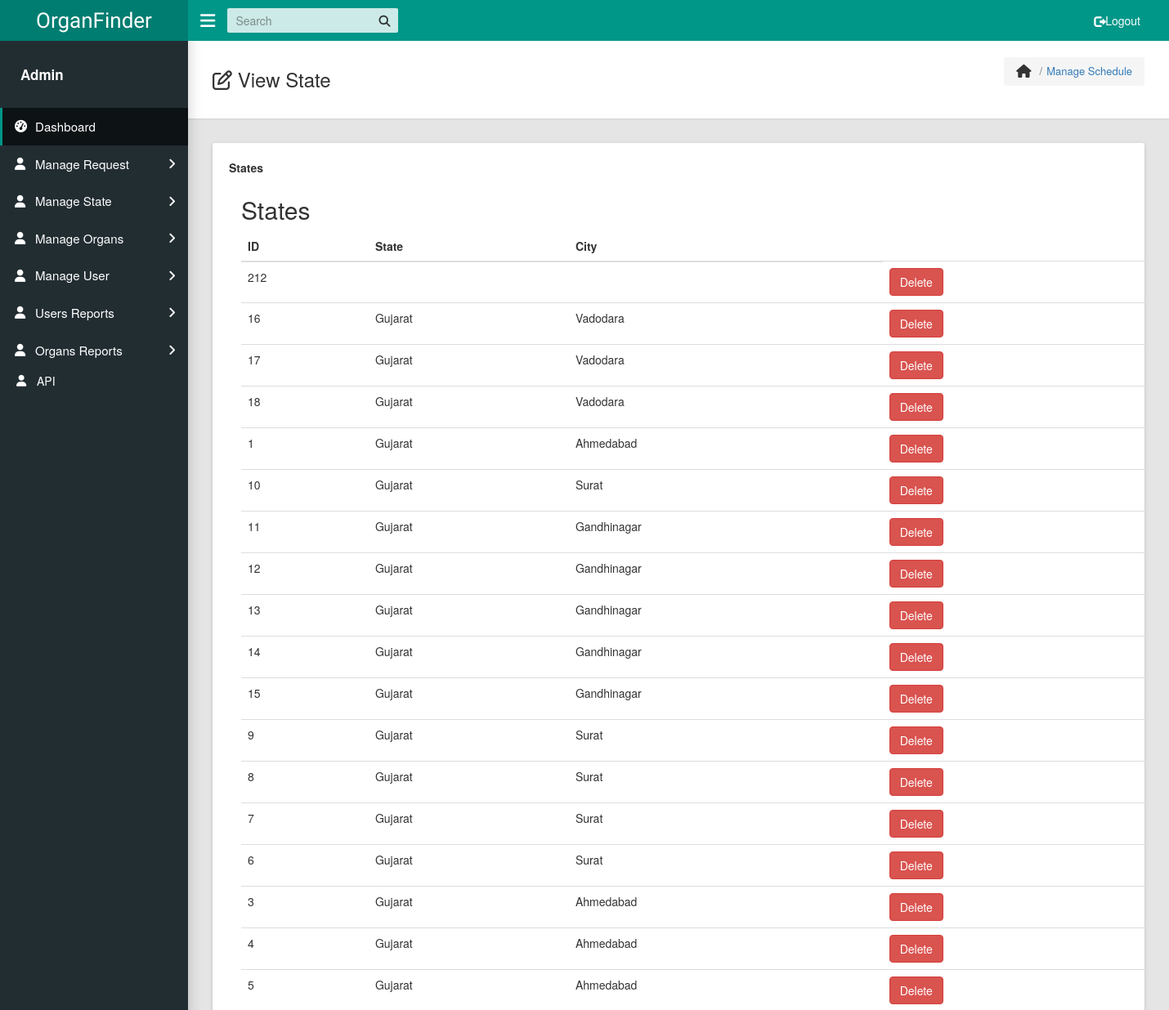
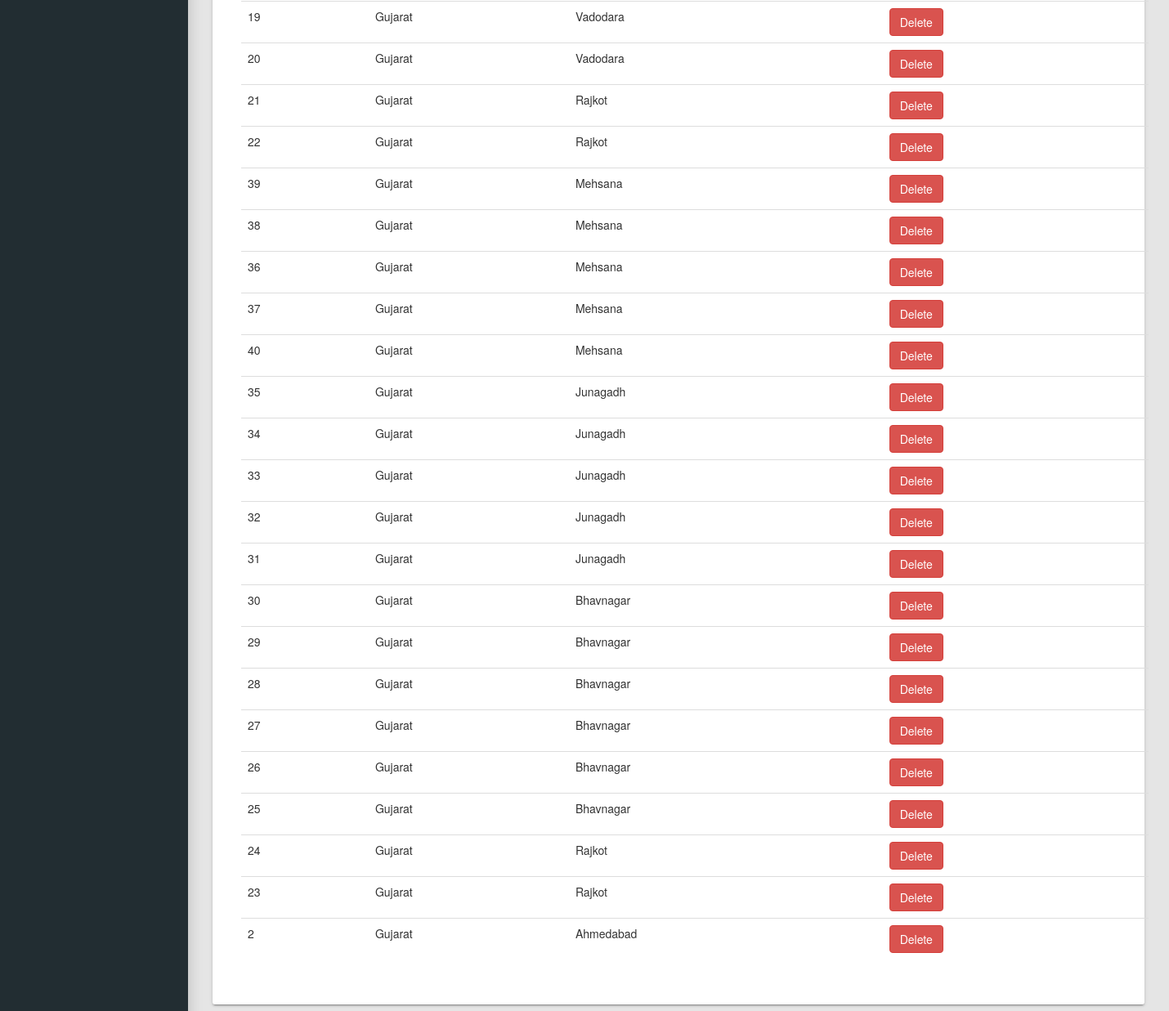
The page /viewstate.php on the database its author committed (2 pictures, top to bottom).
### tables this page shows
CREATE TABLE `donorreg` (
  `id` int(11) NOT NULL,
  `d_name` varchar(50) NOT NULL,
  `d_email` varchar(50) NOT NULL,
  `d_pass` varchar(50) NOT NULL,
  `d_dob` varchar(50) NOT NULL,
  `d_gender` varchar(50) NOT NULL,
  `d_bloodgroup` varchar(50) NOT NULL,
  `d_disease` varchar(100) NOT NULL,
  `d_state` varchar(100) NOT NULL,
  `d_category` varchar(150) NOT NULL,
  `d_city` varchar(100) NOT NULL,
  `d_contact` varchar(100) NOT NULL
);

### viewstate.php (the view, shortened to what this page needs)
<?php
include "config.php";
$sql = "SELECT * FROM donorreg";
$result = $conn->query($sql);?>
<!DOCTYPE html>
<html lang="en">
<head>
    <link rel="stylesheet" type="text/css" href="css/main.css">
	<link rel="stylesheet" href="https://maxcdn.bootstrapcdn.com/bootstrap/3.4.0/css/bootstrap.min.css">
    <link rel="stylesheet" type="text/css" href="../../maxcdn.bootstrapcdn.com/font-awesome/4.7.0/css/font-awesome.min.css">
  </head>
  <body class="app sidebar-mini rtl">
    <header class="app-header"><a class="app-header__logo" href="dashboard.html">OrganFinder</a>
      <a class="app-sidebar__toggle" href="#" data-toggle="sidebar" aria-label="Hide Sidebar"></a>
      <ul class="app-nav">
        <li class="app-search">
          <input class="app-search__input" type="search" placeholder="Search">
          <button class="app-search__button"><i class="fa fa-search"></i></button>
        </li>
    			<li class="app-nav">
				<a class="treeview-item" href="logout.php"><i class="glyphicon glyphicon-log-out"></i> Logout</a>
				</li>
    </header>
    <aside class="app-sidebar">
      <div class="app-sidebar__user"><img class="app-sidebar__user-avatar" src="admin.png" alt="">
        <div>
          <p class="app-sidebar__user-name"><b>Admin</b></p>
        </div>
      </div>
      <ul class="app-menu">
        <li><a class="app-menu__item active" href="dashboard.php"><i class="app-menu__icon fa fa-dashboard"></i><span class="app-menu__label">Dashboard</span></a></li>
	<li class="treeview"><a class="app-menu__item" href="#" data-toggle="treeview"><i class="app-menu__icon fa fa-user">
      </i><span class="app-menu__label">Manage Request</span><i class="treeview-indicator fa fa-angle-right"></i></a>
        </li>
        <li class="treeview"><a class="app-menu__item" href="viewstate.php" data-toggle="treeview"><i class="app-menu__icon fa fa-user"></i><span class="app-menu__label">Manage State</span><i class="treeview-indicator fa fa-angle-right"></i></a>
        </li>
       <li class="treeview"><a class="app-menu__item" href="#" data-toggle="treeview"><i class="app-menu__icon fa fa-user"></i><span class="app-menu__label">Manage Organs</span><i class="treeview-indicator fa fa-angle-right"></i></a>
        </li>
        <li class="treeview"><a class="app-menu__item" href="#" data-toggle="treeview"><i class="app-menu__icon fa fa-user"></i><span class="app-menu__label">Manage User</span><i class="treeview-indicator fa fa-angle-right"></i></a>
        </li>
		<li class="treeview"><a class="app-menu__item" href="#" data-toggle="treeview"><i class="app-menu__icon fa fa-user"></i><span class="app-menu__label"> Users Reports</span><i class="treeview-indicator fa fa-angle-right"></i></a>
		  </li>
		  <li class="treeview"><a class="app-menu__item" href="#" data-toggle="treeview"><i class="app-menu__icon fa fa-user"></i>
		<span class="app-menu__label">Organs Reports</span><i class="treeview-indicator fa fa-angle-right"></i></a>
		  </li>
		  <li><a class="treeview-item" href="api.php"><i class="app-menu__icon fa fa-user"></i> API</a></li>
      </ul>
    </aside>
    <main class="app-content">
      <div class="app-title">
        <div>
          <h1><i class="fa fa-edit"></i> View State</h1>
         </div>
        <ul class="app-breadcrumb breadcrumb">
          <li class="breadcrumb-item"><i class="fa fa-home fa-lg"></i></li>
          <li class="breadcrumb-item"><a href="#">Manage Schedule</a></li>
        </ul>
      </div>
      <div class="row">
        <div class="col-md-12">
          <div class="tile">
            <div class="row">
              <div class="col-lg-6">
                <form>
                  <div class="form-group">
                    <label for="exampleSelect1">States</label>
					<div class="container">
		<h2>States</h2>
<table class="table">
	<thead>
		<tr>
		<th>ID</th>
		<th>State</th>
		<th>City</th>
	</tr>
	</thead>
	<tbody>
		<?php
			if ($result->num_rows > 0)
			{
				while ($row = $result->fetch_assoc())
					{
				?>
					<tr>
					<td><?php echo $row['id']; ?></td>
					<td><?php echo $row['d_state']; ?></td>
					<td><?php echo $row['d_city']; ?></td>
					<td>
					<a class="btn btn-danger" href="deletestate.php?id=<?php echo $row['id']; ?>">Delete</a></td>
					</tr>
		<?php		}
			}
		?>
	</tbody>
</table>
	</div>
</div>
                </div>
            </div>
          </div>
        </div>
      </div>
    </main>
</html>

### rows shown on the page
donorreg: id "212"
donorreg: id "16", d_state "Gujarat", d_city "Vadodara"
donorreg: id "17", d_state "Gujarat", d_city "Vadodara"
donorreg: id "18", d_state "Gujarat", d_city "Vadodara"
donorreg: id "1", d_state "Gujarat", d_city "Ahmedabad"
donorreg: id "10", d_state "Gujarat", d_city "Surat"
donorreg: id "11", d_state "Gujarat", d_city "Gandhinagar"
donorreg: id "12", d_state "Gujarat", d_city "Gandhinagar"
donorreg: id "13", d_state "Gujarat", d_city "Gandhinagar"
donorreg: id "14", d_state "Gujarat", d_city "Gandhinagar"
donorreg: id "15", d_state "Gujarat", d_city "Gandhinagar"
donorreg: id "9", d_state "Gujarat", d_city "Surat"
donorreg: id "8", d_state "Gujarat", d_city "Surat"
donorreg: id "7", d_state "Gujarat", d_city "Surat"
donorreg: id "6", d_state "Gujarat", d_city "Surat"
donorreg: id "3", d_state "Gujarat", d_city "Ahmedabad"
donorreg: id "4", d_state "Gujarat", d_city "Ahmedabad"
donorreg: id "5", d_state "Gujarat", d_city "Ahmedabad"
donorreg: id "19", d_state "Gujarat", d_city "Vadodara"
donorreg: id "20", d_state "Gujarat", d_city "Vadodara"
donorreg: id "21", d_state "Gujarat", d_city "Rajkot"
donorreg: id "22", d_state "Gujarat", d_city "Rajkot"
donorreg: id "39", d_state "Gujarat", d_city "Mehsana"
donorreg: id "38", d_state "Gujarat", d_city "Mehsana"
donorreg: id "36", d_state "Gujarat", d_city "Mehsana"
donorreg: id "37", d_state "Gujarat", d_city "Mehsana"
donorreg: id "40", d_state "Gujarat", d_city "Mehsana"
donorreg: id "35", d_state "Gujarat", d_city "Junagadh"
donorreg: id "34", d_state "Gujarat", d_city "Junagadh"
donorreg: id "33", d_state "Gujarat", d_city "Junagadh"
donorreg: id "32", d_state "Gujarat", d_city "Junagadh"
donorreg: id "31", d_state "Gujarat", d_city "Junagadh"
donorreg: id "30", d_state "Gujarat", d_city "Bhavnagar"
donorreg: id "29", d_state "Gujarat", d_city "Bhavnagar"
donorreg: id "28", d_state "Gujarat", d_city "Bhavnagar"
donorreg: id "27", d_state "Gujarat", d_city "Bhavnagar"
donorreg: id "26", d_state "Gujarat", d_city "Bhavnagar"
donorreg: id "25", d_state "Gujarat", d_city "Bhavnagar"
donorreg: id "24", d_state "Gujarat", d_city "Rajkot"
donorreg: id "23", d_state "Gujarat", d_city "Rajkot"
donorreg: id "2", d_state "Gujarat", d_city "Ahmedabad"
